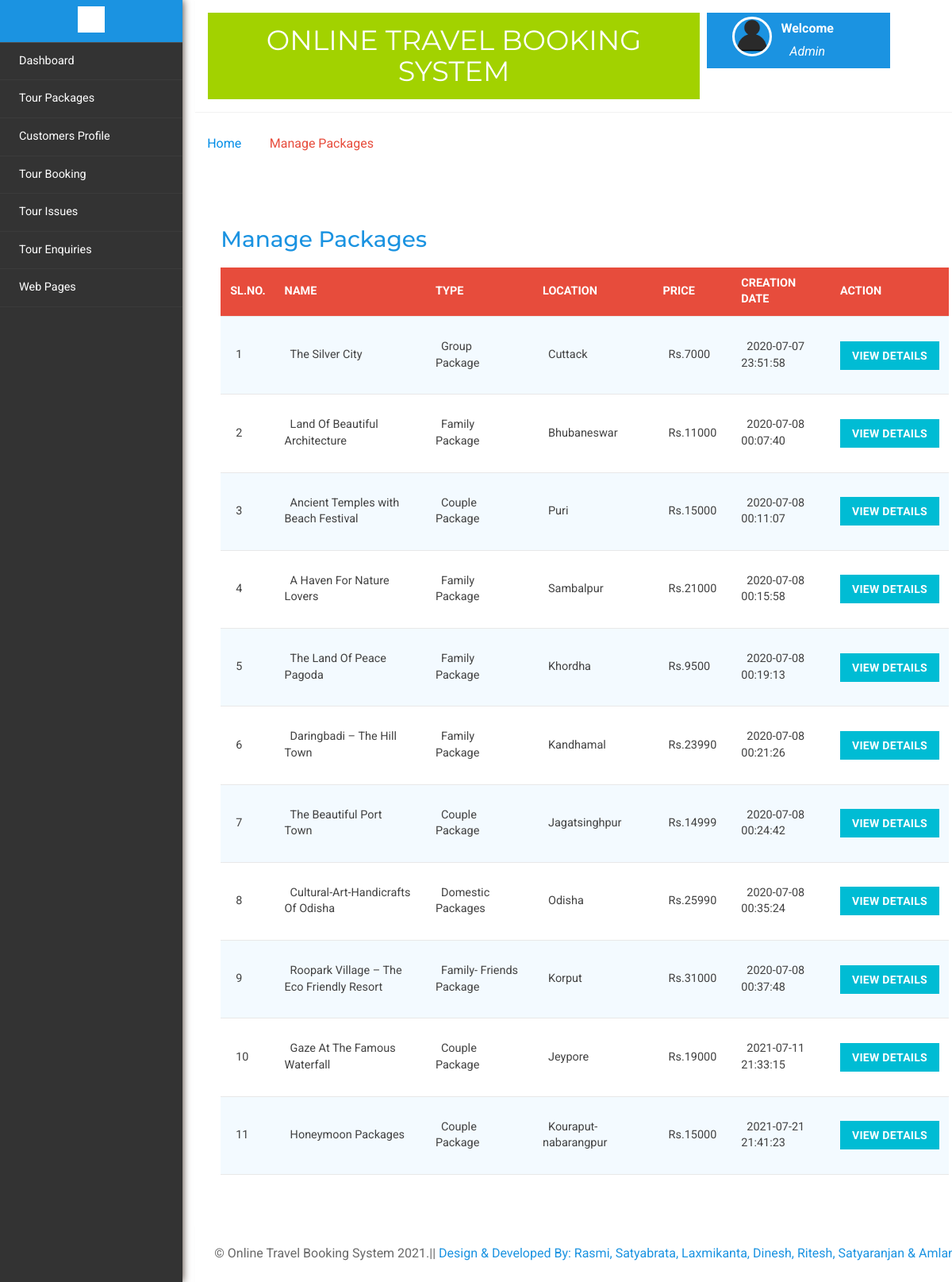
The page /manage-packages.php (signed in) on the database its author committed.
### tables this page shows
CREATE TABLE IF NOT EXISTS `tbltourpackages` (
  `PackageId` int(11) NOT NULL AUTO_INCREMENT,
  `PackageName` varchar(200) DEFAULT NULL,
  `PackageType` varchar(150) DEFAULT NULL,
  `PackageLocation` varchar(100) DEFAULT NULL,
  `PackagePrice` int(11) DEFAULT NULL,
  `PackageFetures` varchar(255) DEFAULT NULL,
  `PackageDetails` mediumtext,
  `PackageImage` varchar(100) DEFAULT NULL,
  `Creationdate` timestamp NULL DEFAULT CURRENT_TIMESTAMP,
  `UpdationDate` timestamp NULL DEFAULT NULL,
  PRIMARY KEY (`PackageId`)
);

### manage-packages.php (the view, shortened to what this page needs)
<?php
include('includes/config.php');
if(strlen($_SESSION['alogin'])==0)
	{
header('location:index.php');
}
else{
	?>
<!DOCTYPE HTML>
<html>
<head>
<link href="css/bootstrap.min.css" rel='stylesheet' type='text/css' />
<link href="css/style.css" rel='stylesheet' type='text/css' />
<link rel="stylesheet" href="css/morris.css" type="text/css"/>
<link href="css/font-awesome.css" rel="stylesheet">
<link rel="stylesheet" type="text/css" href="css/table-style.css" />
<link rel="stylesheet" type="text/css" href="css/basictable.css" />
<link rel="stylesheet" href="css/icon-font.min.css" type='text/css' />
</head>
<body>
   <div class="page-container">
<div class="left-content">
	   <div class="mother-grid-inner">
				<?php include('includes/header.php');?>
				</div>
<ol class="breadcrumb">
                <li class="breadcrumb-item"><a href="index.html">Home</a><i class="fa fa-angle-right"></i>Manage Packages</li>
            </ol>
<div class="agile-grids">
				<div class="agile-tables">
					<div class="w3l-table-info">
					  <h2>Manage Packages</h2>
					    <table id="table">
						<thead>
						  <tr>
						  <th>Sl.No.</th>
							<th >Name</th>
							<th>Type</th>
							<th>Location</th>
							<th>Price</th>
							<th>Creation Date</th>
							<th>Action</th>
						  </tr>
						</thead>
						<tbody>
<?php $sql = "SELECT * from TblTourPackages";
$query = $dbh -> prepare($sql);
$query->execute();
$results=$query->fetchAll(PDO::FETCH_OBJ);
$cnt=1;
if($query->rowCount() > 0)
{
foreach($results as $result)
{				?>
						  <tr>
							<td><?php echo htmlentities($cnt);?></td>
							<td><?php echo htmlentities($result->PackageName);?></td>
							<td><?php echo htmlentities($result->PackageType);?></td>
							<td><?php echo htmlentities($result->PackageLocation);?></td>
							<td>Rs.<?php echo htmlentities($result->PackagePrice);?></td>
							<td><?php echo htmlentities($result->Creationdate);?></td>
							<td><a href="update-package.php?pid=<?php echo htmlentities($result->PackageId);?>"><button type="button" class="btn btn-primary btn-block">View Details</button></a></td>
						  </tr>
						 <?php $cnt=$cnt+1;} }?>
						</tbody>
					  </table>
					</div>
			</div>
<?php include('includes/footer.php');?>
</div>
</div>
						<?php include('includes/sidebarmenu.php');?>
							</div>
</body>
</html>
<?php } ?>

### includes/header.php (shortened to what this page needs)
<div class="header-main">
					<div class="logo-w3-agile">
								<h1><a href="dashboard.php">Online Travel Booking System</a></h1>
							</div>
						<div class="profile_details w3l">
								<ul>
									<li class="dropdown profile_details_drop">
										<a href="#" class="dropdown-toggle" data-toggle="dropdown" aria-expanded="false">
											<div class="profile_img">
												<span class="prfil-img"><img src="images/User-icon.png" alt=""> </span>
												<div class="user-name">
													<p>Welcome</p>
													<span>Admin</span>
												</div>
												<div class="clearfix"></div>
											</div>
										</a>
									</li>
								</ul>
							</div>
				</div>

### includes/footer.php
<div class="copyrights">
	 <p>© Online Travel Booking System 2021.||  <a href="#">Design & Developed By: Rasmi, Satyabrata, Laxmikanta, Dinesh, Ritesh, Satyaranjan & Amlan
</a> </p>
</div>

### includes/sidebarmenu.php (shortened to what this page needs)
<div class="sidebar-menu">
					<header class="logo1">
						<a href="#" class="sidebar-icon"> <span class="fa fa-bars"></span> </a>
					</header>
                           <div class="menu">
									<ul id="menu" >
										<li><a href="dashboard.php"> <span>Dashboard</span><div class="clearfix"></div></a></li>
									 <li id="menu-academico" ><a href="#"><span> Tour Packages</span> </span><div class="clearfix"></div></a>
										</li>
									<li id="menu-academico" ><a href="manage-users.php"><span>Customers Profile</span><div class="clearfix"></div></a></li>
									<li><a href="manage-bookings.php">  <span>Tour Booking</span><div class="clearfix"></div></a></li>
									 <li><a href="manageissues.php">  <span>Tour Issues</span><div class="clearfix"></div></a></li>
									<li><a href="manage-enquires.php">  <span>Tour Enquiries</span><div class="clearfix"></div></a></li>
									<li><a href="manage-pages.php">  <span>Web
									Pages</span><div class="clearfix"></div></a></li>
								  </ul>
								</div>
							  </div>

### css/table-style.css (style rules this page uses)
table { background: white; border-collapse: collapse; margin: 1.25em 0 0; width: 100%; }
table tr, table th, table td { border: none; border-bottom: 1px solid #e8e8e8; font-size: .95em; }
table th, table td { padding: 10px 12px; text-align: left; }
table th { background: #e74c3c; color: #fff; text-transform: uppercase; }
table tr td { background: #f3faff; color: #424242; }
table tr:nth-of-type(2n+2) td { background: #ffffff; }
table { width: 100%; }

### rows shown on the page
tbltourpackages: PackageName "The Silver City", PackageType "Group Package", PackageLocation "Cuttack", PackagePrice "7000", Creationdate "2020-07-07 23:51:58"
tbltourpackages: PackageName "Land Of Beautiful Architecture", PackageType "Family Package", PackageLocation "Bhubaneswar", PackagePrice "11000", Creationdate "2020-07-08 00:07:40"
tbltourpackages: PackageName "Ancient Temples with Beach Festival", PackageType "Couple Package", PackageLocation "Puri", PackagePrice "15000", Creationdate "2020-07-08 00:11:07"
tbltourpackages: PackageName "A Haven For Nature Lovers", PackageType "Family Package", PackageLocation "Sambalpur", PackagePrice "21000", Creationdate "2020-07-08 00:15:58"
tbltourpackages: PackageName "The Land Of Peace Pagoda", PackageType "Family Package", PackageLocation "Khordha", PackagePrice "9500", Creationdate "2020-07-08 00:19:13"
tbltourpackages: PackageName "Daringbadi – The Hill Town", PackageType "Family Package", PackageLocation "Kandhamal", PackagePrice "23990", Creationdate "2020-07-08 00:21:26"
tbltourpackages: PackageName "The Beautiful Port Town", PackageType "Couple Package", PackageLocation "Jagatsinghpur", PackagePrice "14999", Creationdate "2020-07-08 00:24:42"
tbltourpackages: PackageName "Cultural-Art-Handicrafts Of Odisha", PackageType "Domestic Packages", PackageLocation "Odisha", PackagePrice "25990", Creationdate "2020-07-08 00:35:24"
tbltourpackages: PackageName "Roopark Village – The Eco Friendly Resort", PackageType "Family- Friends Package", PackageLocation "Korput", PackagePrice "31000", Creationdate "2020-07-08 00:37:48"
tbltourpackages: PackageName "Gaze At The Famous Waterfall", PackageType "Couple Package", PackageLocation "Jeypore", PackagePrice "19000", Creationdate "2021-07-11 21:33:15"
tbltourpackages: PackageName "Honeymoon Packages", PackageType "Couple Package", PackageLocation "Kouraput-nabarangpur", PackagePrice "15000", Creationdate "2021-07-21 21:41:23"
